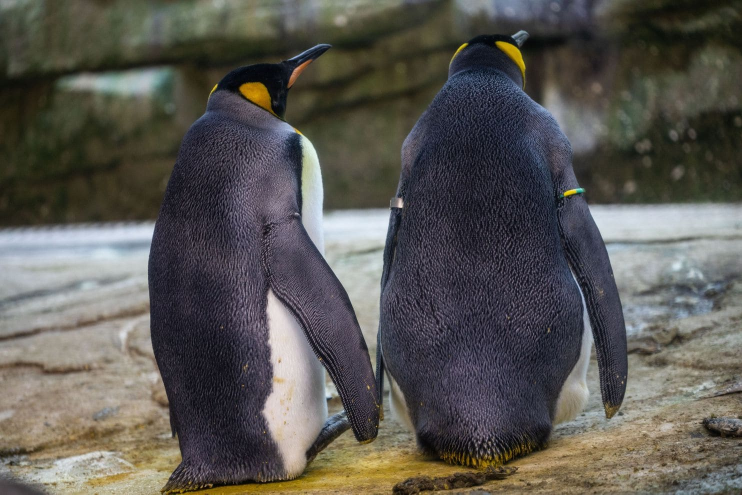
#> input picture helloopencv/imgs/penguins.jpg, 1484 x 989 px (shown at 1/2 size)
$ python main.py
#> lines starting #> are read from the running program, lines starting #| are printed output that depends on the picture
import sys
import cv2

img = cv2.imread("./imgs/penguins.jpg", 1)
#> img is the input picture: shape (989, 1484, 3); mean B, G, R 82.5, 87.2, 89.4
resized_img = cv2.resize(img, (450, 500))
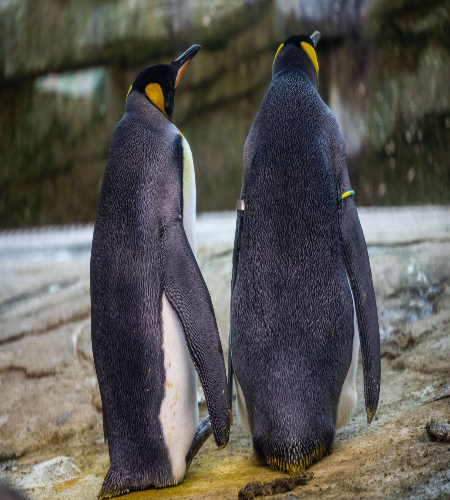
#> resized_img: shape (500, 450, 3); mean B, G, R 82.4, 87, 89.3


cv2.imshow("pengoons", resized_img)
cv2.waitKey(0)
#cv2.waitKey(2000)
cv2.destroyAllWindows(resized_img)
